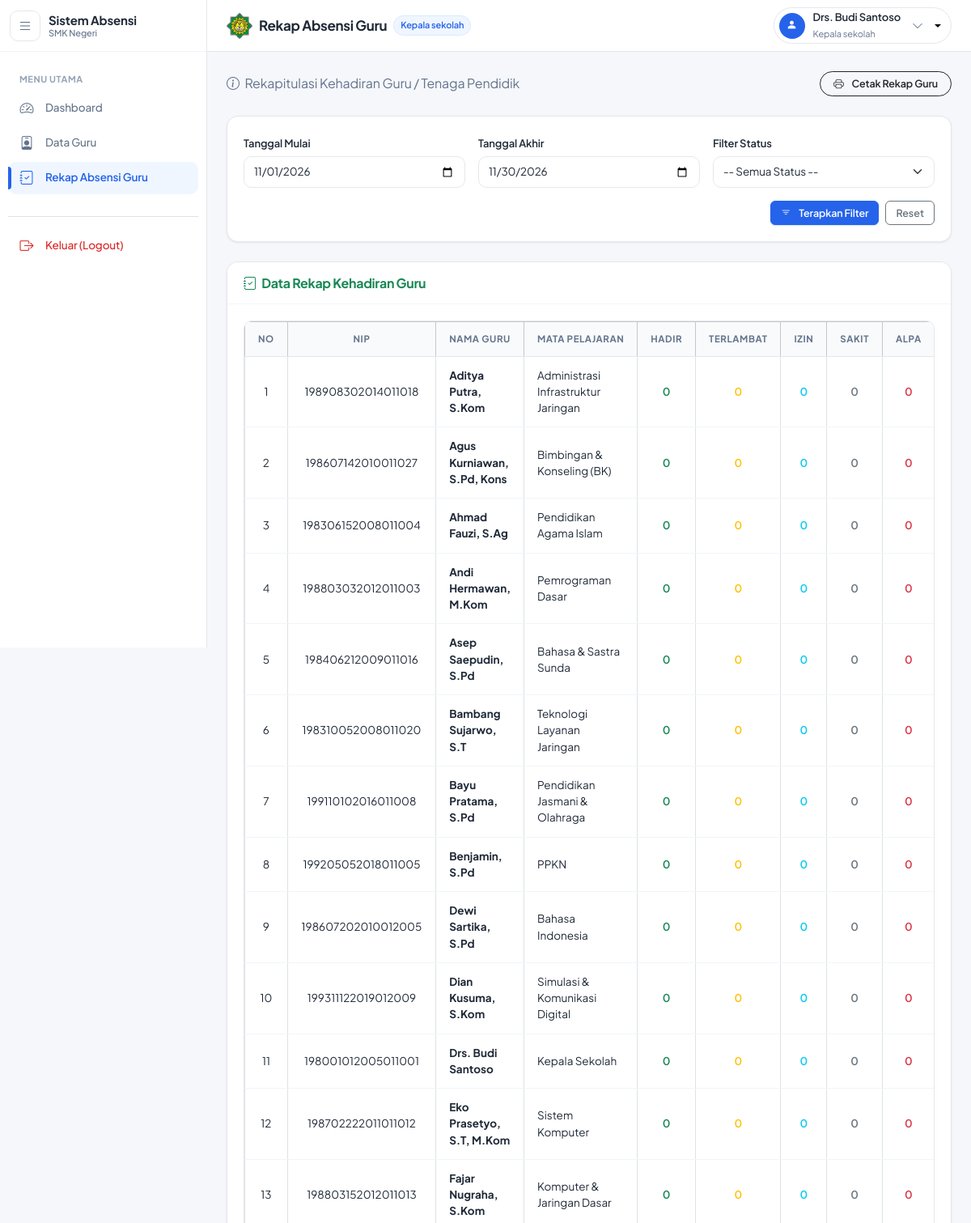
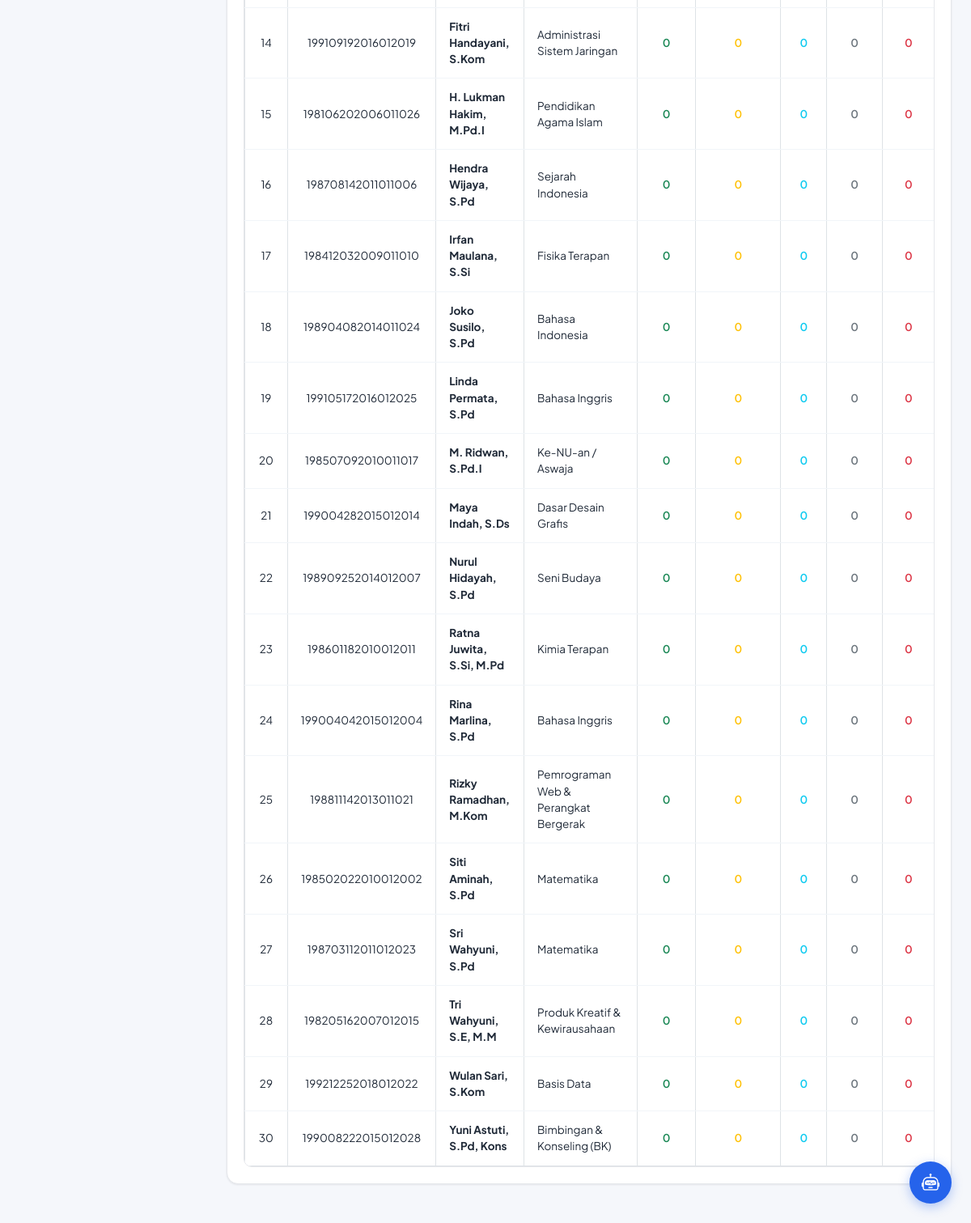
Page /public/kepala_sekolah/rekap_guru (signed in) on the committed database (2 pictures, top to bottom).
### tables this page shows
CREATE TABLE `guru` (
  `id` int(11) NOT NULL AUTO_INCREMENT,
  `user_id` int(11) NOT NULL,
  `nip` varchar(20) DEFAULT NULL,
  `nama` varchar(100) NOT NULL,
  `mata_pelajaran` varchar(100) DEFAULT NULL,
  `barcode` varchar(100) DEFAULT NULL,
  `no_hp` varchar(20) DEFAULT NULL,
  `foto` varchar(255) DEFAULT NULL,
  `status` enum('active','inactive') DEFAULT 'active',
  `created_at` timestamp NOT NULL DEFAULT current_timestamp(),
  `updated_at` timestamp NOT NULL DEFAULT current_timestamp() ON UPDATE current_timestamp(),
  PRIMARY KEY (`id`),
  UNIQUE KEY `nip` (`nip`),
  UNIQUE KEY `barcode` (`barcode`),
  KEY `user_id` (`user_id`),
  CONSTRAINT `fk_guru_user` FOREIGN KEY (`user_id`) REFERENCES `users` (`id`) ON DELETE CASCADE
);

### app/controllers/Kepala_sekolah.php (called while the page is built, shortened)
<?php
class Kepala_sekolah extends Controller {
    public function rekap_guru() {
        $data['judul'] = 'Rekap Absensi Guru';
        $data['active_menu'] = 'rekap_guru';
        $filters = [
            'tgl_mulai' => isset($_GET['tgl_mulai']) ? $_GET['tgl_mulai'] : date('Y-m-01'),
            'tgl_akhir' => isset($_GET['tgl_akhir']) ? $_GET['tgl_akhir'] : date('Y-m-t'),
            'status'    => isset($_GET['status']) ? $_GET['status'] : ''
        ];
        $data['rekap'] = $this->model('Kepala_sekolah_model')->getRekapGuru($filters);
        $data['filters'] = $filters;
        $this->view('kepala_sekolah/rekap_guru', $data);
    }
}

### app/core/App.php (called while the page is built, shortened)
<?php
class App {
    protected $method = 'index';
    protected $params = [];
    public function __construct() {
        $url = $this->parseURL();
        if(isset($url[0])) {
            $controller_name = ucfirst(str_replace('-', '_', $url[0]));
            if(file_exists('../app/controllers/' . $controller_name . '.php')) {
                unset($url[0]);
            }
        }
        $this->controller = new $this->controller;
        if(isset($url[1])) {
            $method_name = str_replace('-', '_', $url[1]);
            if(method_exists($this->controller, $method_name)) {
                $this->method = $method_name;
            }
        }
        call_user_func_array([$this->controller, $this->method], $this->params);
    }
    public function parseURL() {
        if(isset($_GET['url'])) {
            $url = rtrim($_GET['url'], '/');
            $url = filter_var($url, FILTER_SANITIZE_URL);
            $url = explode('/', $url);
            return $url;
        }
    }
}

### public/index.php (called while the page is built, shortened)
<?php
$app = new App();

### app/core/Database.php (called while the page is built, shortened)
<?php
class Database {
    private $host = DB_HOST;
    private $user = DB_USER;
    private $pass = DB_PASS;
    private $db_name = DB_NAME;
    private $dbh;
    private $stmt;
    public function __construct() {
        $dsn = 'mysql:host=' . $this->host . ';dbname=' . $this->db_name;
        $initCommandKey = defined('\Pdo\Mysql::ATTR_INIT_COMMAND') ? \Pdo\Mysql::ATTR_INIT_COMMAND : 1002;
        $options = [
            PDO::ATTR_PERSISTENT => true,
            PDO::ATTR_ERRMODE => PDO::ERRMODE_EXCEPTION,
            $initCommandKey => "SET time_zone = '+07:00', lc_time_names = 'id_ID'"
        ];
        try {
            $this->dbh = new PDO($dsn, $this->user, $this->pass, $options);
        } catch(PDOException $e) {
            throw $e;
        }
    }
    public function query($query) {
        $this->stmt = $this->dbh->prepare($query);
    }
    public function bind($param, $value, $type = null) {
        if(is_null($type)) {
            switch(true) {
                default:
                    $type = PDO::PARAM_STR;
            }
        }
        $this->stmt->bindValue($param, $value, $type);
    }
    public function execute() {
        return $this->stmt->execute();
    }
    public function resultSet() {
        $this->execute();
        return $this->stmt->fetchAll(PDO::FETCH_ASSOC);
    }
}

### app/models/Kepala_sekolah_model.php (called while the page is built, shortened)
<?php
class Kepala_sekolah_model {
    private $db;
    public function __construct() {
        $this->db = new Database();
    }
    public function getRekapGuru($filters) {
        $tgl_mulai = !empty($filters['tgl_mulai']) ? $filters['tgl_mulai'] : date('Y-m-01');
        $tgl_akhir = !empty($filters['tgl_akhir']) ? $filters['tgl_akhir'] : date('Y-m-t');
        $query = "SELECT g.id as guru_id, g.nip, g.nama, g.mata_pelajaran,
                         SUM(CASE WHEN a.status = 'hadir' THEN 1 ELSE 0 END) as total_hadir,
                         SUM(CASE WHEN a.status = 'terlambat' THEN 1 ELSE 0 END) as total_terlambat,
                         SUM(CASE WHEN a.status = 'izin' THEN 1 ELSE 0 END) as total_izin,
                         SUM(CASE WHEN a.status = 'sakit' THEN 1 ELSE 0 END) as total_sakit,
                         SUM(CASE WHEN a.status = 'alpa' THEN 1 ELSE 0 END) as total_alpa
                  FROM guru g
                  LEFT JOIN absensi_guru a ON g.id = a.guru_id AND a.tanggal BETWEEN :tgl_mulai AND :tgl_akhir
                  GROUP BY g.id, g.nip, g.nama, g.mata_pelajaran
                  ORDER BY g.nama ASC";
        $this->db->query($query);
        $this->db->bind('tgl_mulai', $tgl_mulai);
        $this->db->bind('tgl_akhir', $tgl_akhir);
        $rows = $this->db->resultSet();
        $rekapFinal = [];
        foreach ($rows as $r) {
            $h = (int)$r['total_hadir'];
            $t = (int)$r['total_terlambat'];
            $i = (int)$r['total_izin'];
            $s = (int)$r['total_sakit'];
            $a = (int)$r['total_alpa'];
            $totalHari = $h + $t + $i + $s + $a;
            $r['persentase'] = $totalHari > 0 ? round((($h + $t) / $totalHari) * 100, 1) : 0;
            $rekapFinal[] = $r;
        }
        return $rekapFinal;
    }
}

### app/views/kepala_sekolah/rekap_guru.php (the view, shortened to what this page needs)
<div class="d-flex justify-content-between align-items-center mb-4 flex-wrap gap-2 d-print-none">
    <div>
        <p class="text-muted mb-0"><i class="bi bi-info-circle me-1"></i> Rekapitulasi Kehadiran Guru / Tenaga Pendidik</p>
    </div>
    <button type="button" class="btn btn-outline-dark btn-sm rounded-pill px-3" onclick="window.print()">
        <i class="bi bi-printer me-1"></i> Cetak Rekap Guru
    </button>
</div>
<div class="card shadow-sm border-0 mb-4 d-print-none">
    <div class="card-body">
        <form action="<?= BASEURL ?>/kepala_sekolah/rekap_guru" method="GET" class="row g-3 align-items-end">
            <div class="col-md-4">
                <label class="form-label small fw-semibold">Tanggal Mulai</label>
                <input type="date" name="tgl_mulai" class="form-control form-control-sm" value="<?= htmlspecialchars($data['filters']['tgl_mulai']) ?>">
            </div>
            <div class="col-md-4">
                <label class="form-label small fw-semibold">Tanggal Akhir</label>
                <input type="date" name="tgl_akhir" class="form-control form-control-sm" value="<?= htmlspecialchars($data['filters']['tgl_akhir']) ?>">
            </div>
            <div class="col-md-4">
                <label class="form-label small fw-semibold">Filter Status</label>
                <select name="status" class="form-select form-select-sm">
                    <option value="">-- Semua Status --</option>
                </select>
            </div>
            <div class="col-12 d-flex justify-content-end gap-2">
                <button type="submit" class="btn btn-sm btn-primary"><i class="bi bi-filter me-1"></i> Terapkan Filter</button>
                <a href="<?= BASEURL ?>/kepala_sekolah/rekap_guru" class="btn btn-sm btn-outline-secondary">Reset</a>
            </div>
        </form>
    </div>
</div>
<div class="card shadow-sm border-0 mb-4">
    <div class="card-header bg-white py-3">
        <h6 class="m-0 font-weight-bold text-success"><i class="bi bi-journal-check me-1"></i> Data Rekap Kehadiran Guru</h6>
    </div>
    <div class="card-body p-0">
        <div class="table-responsive">
            <table class="table table-bordered table-hover align-middle mb-0">
                <thead class="table-light text-center">
                    <tr>
                        <th width="5%" class="ps-3">No</th>
                        <th>NIP</th>
                        <th>Nama Guru</th>
                        <th>Mata Pelajaran</th>
                        <th class="text-success" width="10%">Hadir</th>
                        <th class="text-warning" width="10%">Terlambat</th>
                        <th class="text-info" width="10%">Izin</th>
                        <th class="text-secondary" width="10%">Sakit</th>
                        <th class="text-danger" width="10%">Alpa</th>
                    </tr>
                </thead>
                <tbody>
                    <?php if (!empty($data['rekap'])): ?>
                        <?php $no = 1; foreach ($data['rekap'] as $r): ?>
                        <tr>
                            <td class="ps-3 text-center"><?= $no++ ?></td>
                            <td class="text-center"><?= htmlspecialchars($r['nip'] ?: '-') ?></td>
                            <td class="fw-bold"><?= htmlspecialchars($r['nama']) ?></td>
                            <td><?= htmlspecialchars($r['mata_pelajaran'] ?: '-') ?></td>
                            <td class="text-center fw-semibold text-success"><?= (int)$r['total_hadir'] ?></td>
                            <td class="text-center fw-semibold text-warning"><?= (int)$r['total_terlambat'] ?></td>
                            <td class="text-center fw-semibold text-info"><?= (int)$r['total_izin'] ?></td>
                            <td class="text-center fw-semibold text-secondary"><?= (int)$r['total_sakit'] ?></td>
                            <td class="text-center fw-semibold text-danger"><?= (int)$r['total_alpa'] ?></td>
                        </tr>
                        <?php endforeach; ?>
                    <?php else: ?>
                        <tr>
                            <td colspan="10" class="text-center text-muted py-4">Tidak ada data rekap guru yang sesuai filter.</td>
                        </tr>
                    <?php endif; ?>
                </tbody>
            </table>
        </div>
    </div>
</div>

### public/assets/css/style.css (style rules this page uses)
:root { --bg-page: #F5F7FB; --bg-surface: #FFFFFF; --bg-sidebar: #FFFFFF; --bg-header: #FFFFFF; --text-primary: #1F2937; --text-secondary: #64748B; --text-muted: #94A3B8; --color-primary: #2563EB; --color-primary-hover: #1D4ED8; --color-primary-subtle: #EFF6FF; --color-primary-border: #DBEAFE; --border-color: #E5E7EB; --border-subtle: #F1F5F9; --color-success: #16A34A; --color-success-bg: #DCFCE7; --color-success-border: #BBF7D0; --color-warning: #D97706; --color-warning-bg: #FEF3C7; --color-warning-border: #FDE68A; --color-danger: #DC2626; --color-danger-bg: #FEE2E2; --color-danger-border: #FECACA; --color-info: #0284C7; --color-info-bg: #E0F2FE; --color-info-border: #BAE6FD; --sidebar-width: 256px; --sidebar-collapsed-width: 72px; --header-height: 64px; --radius-sm: 6px; --radius-md: 10px; --radius-lg: 14px; --radius-xl: 18px; --shadow-subtle: 0 1px 3px 0 rgba(0, 0, 0, 0.04), 0 1px 2px -1px rgba(0, 0, 0, 0.03); --shadow-card: 0 1px 3px 0 rgba(15, 23, 42, 0.05), 0 1px 2px 0 rgba(15, 23, 42, 0.03); --shadow-dropdown: 0 10px 25px -5px rgba(15, 23, 42, 0.08), 0 8px 10px -6px rgba(15, 23, 42, 0.04); }
html, body { height: 100%; }
body { font-family: 'Plus Jakarta Sans', -apple-system, BlinkMacSystemFont, "Segoe UI", Roboto, Helvetica, Arial, sans-serif; background-color: var(--bg-page); color: var(--text-primary); -webkit-font-smoothing: antialiased; -moz-osx-font-smoothing: grayscale; overflow-x: hidden; }
h1, h2, h3, h4, h5, h6, .h1, .h2, .h3, .h4, .h5, .h6 { color: var(--text-primary); font-weight: 700; letter-spacing: -0.02em; }
p, span, label, input, button, select, textarea { letter-spacing: -0.01em; }
.text-muted { color: var(--text-secondary) !important; }
.card { background-color: var(--bg-surface) !important; border: 1px solid var(--border-color) !important; border-radius: var(--radius-lg) !important; box-shadow: var(--shadow-card) !important; transition: box-shadow 0.2s ease, transform 0.2s ease; overflow: hidden; }
.card-header { background-color: var(--bg-surface) !important; border-bottom: 1px solid var(--border-subtle) !important; padding: 16px 20px !important; font-weight: 600; color: var(--text-primary) !important; }
.card-body { padding: 20px !important; }
.table-responsive { border-radius: var(--radius-md); border: 1px solid var(--border-color); background-color: var(--bg-surface); }
.table { margin-bottom: 0 !important; color: var(--text-primary) !important; vertical-align: middle; }
.table thead th { background-color: #F8FAFC !important; color: var(--text-secondary) !important; font-size: 11.5px !important; font-weight: 700 !important; text-transform: uppercase; letter-spacing: 0.05em; padding: 12px 16px !important; border-bottom: 1px solid var(--border-color) !important; border-top: none !important; white-space: nowrap; }
.table tbody td { padding: 13px 16px !important; font-size: 13.5px; border-bottom: 1px solid var(--border-subtle) !important; color: var(--text-primary); background-color: var(--bg-surface); }
.table tbody tr:last-child td { border-bottom: none !important; }
.btn { font-size: 13.5px; font-weight: 600; border-radius: var(--radius-md); padding: 8px 16px; transition: all 0.15s ease-in-out; display: inline-flex; align-items: center; justify-content: center; gap: 6px; }
.btn-sm { padding: 5px 12px; font-size: 12.5px; border-radius: var(--radius-sm); }
.btn-primary { background-color: var(--color-primary) !important; border-color: var(--color-primary) !important; color: #FFFFFF !important; box-shadow: 0 1px 2px rgba(37, 99, 235, 0.2); }
.form-label { font-size: 13px; font-weight: 600; color: var(--text-primary); margin-bottom: 6px; }
.form-control, .form-select { border: 1px solid var(--border-color) !important; border-radius: var(--radius-md) !important; padding: 8px 12px; font-size: 13.5px; color: var(--text-primary) !important; background-color: var(--bg-surface) !important; transition: border-color 0.15s ease, box-shadow 0.15s ease; }

### rows in the picture
guru: nip "198908302014011018", nama "Aditya Putra, S.Kom", mata_pelajaran "Administrasi Infrastruktur Jaringan", total_hadir "0", total_terlambat "0", total_izin "0", total_sakit "0", total_alpa "0"
guru: nip "198607142010011027", nama "Agus Kurniawan, S.Pd, Kons", mata_pelajaran "Bimbingan & Konseling (BK)", total_hadir "0", total_terlambat "0", total_izin "0", total_sakit "0", total_alpa "0"
guru: nip "198306152008011004", nama "Ahmad Fauzi, S.Ag", mata_pelajaran "Pendidikan Agama Islam", total_hadir "0", total_terlambat "0", total_izin "0", total_sakit "0", total_alpa "0"
guru: nip "198803032012011003", nama "Andi Hermawan, M.Kom", mata_pelajaran "Pemrograman Dasar", total_hadir "0", total_terlambat "0", total_izin "0", total_sakit "0", total_alpa "0"
guru: nip "198406212009011016", nama "Asep Saepudin, S.Pd", mata_pelajaran "Bahasa & Sastra Sunda", total_hadir "0", total_terlambat "0", total_izin "0", total_sakit "0", total_alpa "0"
guru: nip "198310052008011020", nama "Bambang Sujarwo, S.T", mata_pelajaran "Teknologi Layanan Jaringan", total_hadir "0", total_terlambat "0", total_izin "0", total_sakit "0", total_alpa "0"
guru: nip "199110102016011008", nama "Bayu Pratama, S.Pd", mata_pelajaran "Pendidikan Jasmani & Olahraga", total_hadir "0", total_terlambat "0", total_izin "0", total_sakit "0", total_alpa "0"
guru: nip "199205052018011005", nama "Benjamin, S.Pd", mata_pelajaran "PPKN", total_hadir "0", total_terlambat "0", total_izin "0", total_sakit "0", total_alpa "0"
guru: nip "198607202010012005", nama "Dewi Sartika, S.Pd", mata_pelajaran "Bahasa Indonesia", total_hadir "0", total_terlambat "0", total_izin "0", total_sakit "0", total_alpa "0"
guru: nip "199311122019012009", nama "Dian Kusuma, S.Kom", mata_pelajaran "Simulasi & Komunikasi Digital", total_hadir "0", total_terlambat "0", total_izin "0", total_sakit "0", total_alpa "0"
guru: nip "198001012005011001", nama "Drs. Budi Santoso", mata_pelajaran "Kepala Sekolah", total_hadir "0", total_terlambat "0", total_izin "0", total_sakit "0", total_alpa "0"
guru: nip "198702222011011012", nama "Eko Prasetyo, S.T, M.Kom", mata_pelajaran "Sistem Komputer", total_hadir "0", total_terlambat "0", total_izin "0", total_sakit "0", total_alpa "0"
guru: nip "198803152012011013", nama "Fajar Nugraha, S.Kom", mata_pelajaran "Komputer & Jaringan Dasar", total_hadir "0", total_terlambat "0", total_izin "0", total_sakit "0", total_alpa "0"
guru: nip "199109192016012019", nama "Fitri Handayani, S.Kom", mata_pelajaran "Administrasi Sistem Jaringan", total_hadir "0", total_terlambat "0", total_izin "0", total_sakit "0", total_alpa "0"
guru: nip "198106202006011026", nama "H. Lukman Hakim, M.Pd.I", mata_pelajaran "Pendidikan Agama Islam", total_hadir "0", total_terlambat "0", total_izin "0", total_sakit "0", total_alpa "0"
guru: nip "198708142011011006", nama "Hendra Wijaya, S.Pd", mata_pelajaran "Sejarah Indonesia", total_hadir "0", total_terlambat "0", total_izin "0", total_sakit "0", total_alpa "0"
guru: nip "198412032009011010", nama "Irfan Maulana, S.Si", mata_pelajaran "Fisika Terapan", total_hadir "0", total_terlambat "0", total_izin "0", total_sakit "0", total_alpa "0"
guru: nip "198904082014011024", nama "Joko Susilo, S.Pd", mata_pelajaran "Bahasa Indonesia", total_hadir "0", total_terlambat "0", total_izin "0", total_sakit "0", total_alpa "0"
guru: nip "199105172016012025", nama "Linda Permata, S.Pd", mata_pelajaran "Bahasa Inggris", total_hadir "0", total_terlambat "0", total_izin "0", total_sakit "0", total_alpa "0"
guru: nip "198507092010011017", nama "M. Ridwan, S.Pd.I", mata_pelajaran "Ke-NU-an / Aswaja", total_hadir "0", total_terlambat "0", total_izin "0", total_sakit "0", total_alpa "0"
guru: nip "199004282015012014", nama "Maya Indah, S.Ds", mata_pelajaran "Dasar Desain Grafis", total_hadir "0", total_terlambat "0", total_izin "0", total_sakit "0", total_alpa "0"
guru: nip "198909252014012007", nama "Nurul Hidayah, S.Pd", mata_pelajaran "Seni Budaya", total_hadir "0", total_terlambat "0", total_izin "0", total_sakit "0", total_alpa "0"
guru: nip "198601182010012011", nama "Ratna Juwita, S.Si, M.Pd", mata_pelajaran "Kimia Terapan", total_hadir "0", total_terlambat "0", total_izin "0", total_sakit "0", total_alpa "0"
guru: nip "199004042015012004", nama "Rina Marlina, S.Pd", mata_pelajaran "Bahasa Inggris", total_hadir "0", total_terlambat "0", total_izin "0", total_sakit "0", total_alpa "0"
guru: nip "198811142013011021", nama "Rizky Ramadhan, M.Kom", mata_pelajaran "Pemrograman Web & Perangkat Bergerak", total_hadir "0", total_terlambat "0", total_izin "0", total_sakit "0", total_alpa "0"
guru: nip "198502022010012002", nama "Siti Aminah, S.Pd", mata_pelajaran "Matematika", total_hadir "0", total_terlambat "0", total_izin "0", total_sakit "0", total_alpa "0"
guru: nip "198703112011012023", nama "Sri Wahyuni, S.Pd", mata_pelajaran "Matematika", total_hadir "0", total_terlambat "0", total_izin "0", total_sakit "0", total_alpa "0"
guru: nip "198205162007012015", nama "Tri Wahyuni, S.E, M.M", mata_pelajaran "Produk Kreatif & Kewirausahaan", total_hadir "0", total_terlambat "0", total_izin "0", total_sakit "0", total_alpa "0"
guru: nip "199212252018012022", nama "Wulan Sari, S.Kom", mata_pelajaran "Basis Data", total_hadir "0", total_terlambat "0", total_izin "0", total_sakit "0", total_alpa "0"
guru: nip "199008222015012028", nama "Yuni Astuti, S.Pd, Kons", mata_pelajaran "Bimbingan & Konseling (BK)", total_hadir "0", total_terlambat "0", total_izin "0", total_sakit "0", total_alpa "0"

### other values in the picture
$data['judul'] "Rekap Absensi Guru"
str_replace('_', ' ', $_SESSION['role'] ?? 'user') "Kepala sekolah"
$_SESSION['nama'] "Drs. Budi Santoso"
str_replace('_', ' ', $_SESSION['role']) "Kepala sekolah"
